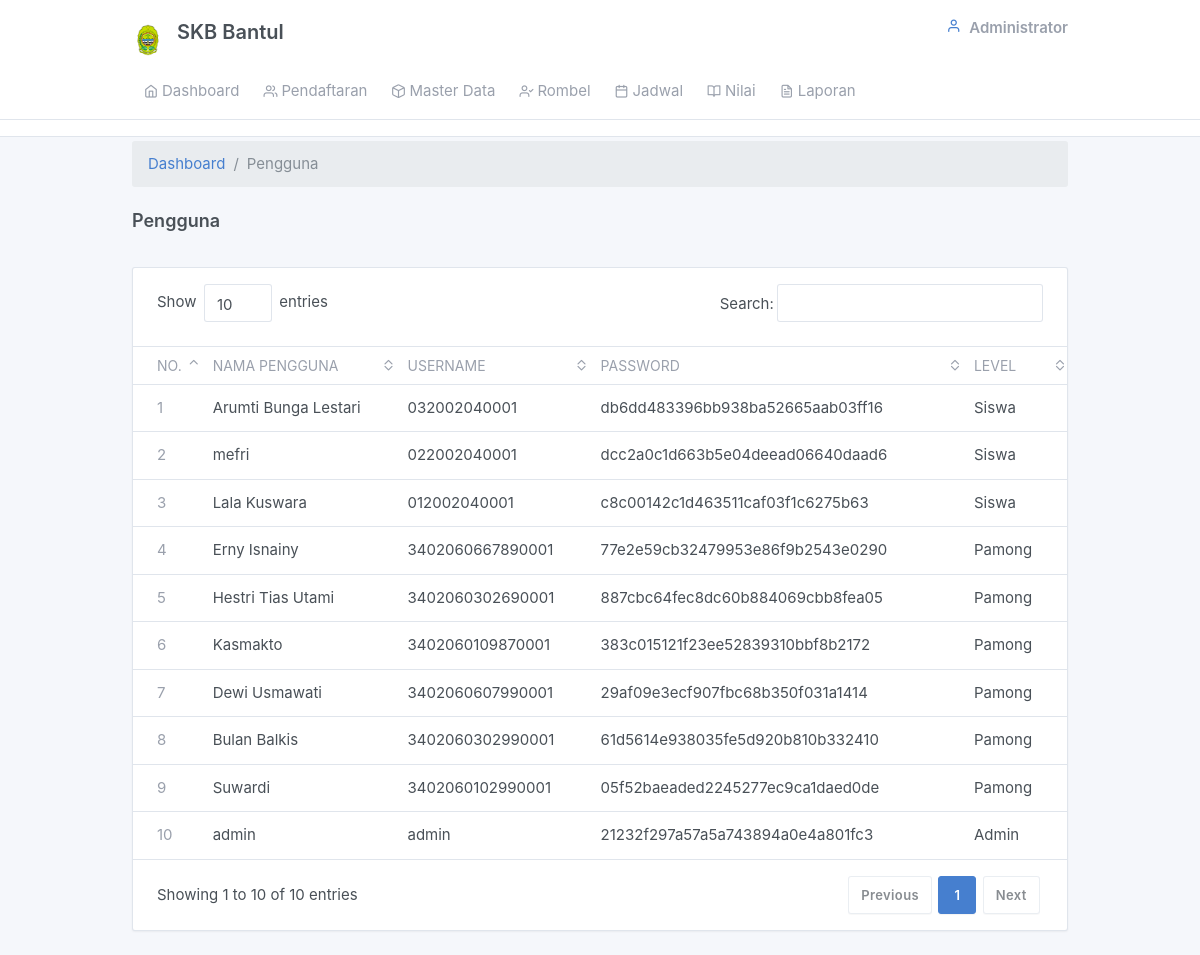
Screenshot of /admin/pengguna.php with the database file from the repository.
### tables this page shows
CREATE TABLE `tb_pengguna` (
  `pengguna_id` int(11) NOT NULL,
  `pengguna_nama` varchar(50) NOT NULL,
  `pengguna_username` varchar(30) NOT NULL,
  `pengguna_password` char(32) NOT NULL,
  `pengguna_level` enum('Admin','Pamong','Siswa') NOT NULL
);

### admin/pengguna.php (the view, shortened to what this page needs)
<?php include_once "views/main.php";?>
<div class="my-3 my-md-1">
  <div class="container">
          <ol class="breadcrumb">
            <li class="breadcrumb-item">
              <a href="../index.php">Dashboard</a>
            </li>
            <li class="breadcrumb-item active">Pengguna</li>
          </ol>
    <div class="page-header">
      <h4 class="">
        Pengguna
      </h4>
    </div>
      <div class="">
        <div class="card">
          <div class="table-responsive">
            <table class="table card-table table-vcenter text-nowrap datatable">
              <thead>
                <tr>
                  <th>No.</th>
                  <th>Nama Pengguna</th>
                  <th>Username</th>
                  <th>Password</th>
                  <th>Level</th>
                </tr>
              </thead>
              <tbody>
              <?php
                $no=1;
                $query=mysqli_query($connect, "SELECT * FROM `tb_pengguna` ORDER BY `pengguna_id`  DESC");
                $cek= mysqli_num_rows($query);
                if($cek>0){
                  while ($data= mysqli_fetch_array($query)) {
              ?>
                <tr>
                  <td><span class="text-muted"><?php echo $no;?></span></td>
                  <td><?php echo $data['pengguna_nama'];?></td>
                  <td><?php echo $data['pengguna_username'];?></td>
                  <td><?php echo $data['pengguna_password'];?></td>
                  <td><?php echo $data['pengguna_level'];?></td>
                </tr>
          <?php $no++;} } ?>
              </tbody>
            </table>
          </div>
        </div>
      </div>
    </div>
  </div>

### rows the page displays
tb_pengguna: pengguna_nama "Arumti Bunga Lestari", pengguna_username "032002040001", pengguna_password "db6dd483396bb938ba52665aab03ff16", pengguna_level "Siswa"
tb_pengguna: pengguna_nama "mefri", pengguna_username "022002040001", pengguna_password "dcc2a0c1d663b5e04deead06640daad6", pengguna_level "Siswa"
tb_pengguna: pengguna_nama "Lala Kuswara", pengguna_username "012002040001", pengguna_password "c8c00142c1d463511caf03f1c6275b63", pengguna_level "Siswa"
tb_pengguna: pengguna_nama "Erny Isnainy", pengguna_username "3402060667890001", pengguna_password "77e2e59cb32479953e86f9b2543e0290", pengguna_level "Pamong"
tb_pengguna: pengguna_nama "Hestri Tias Utami", pengguna_username "3402060302690001", pengguna_password "887cbc64fec8dc60b884069cbb8fea05", pengguna_level "Pamong"
tb_pengguna: pengguna_nama "Kasmakto", pengguna_username "3402060109870001", pengguna_password "383c015121f23ee52839310bbf8b2172", pengguna_level "Pamong"
tb_pengguna: pengguna_nama "Dewi Usmawati", pengguna_username "3402060607990001", pengguna_password "29af09e3ecf907fbc68b350f031a1414", pengguna_level "Pamong"
tb_pengguna: pengguna_nama "Bulan Balkis", pengguna_username "3402060302990001", pengguna_password "61d5614e938035fe5d920b810b332410", pengguna_level "Pamong"
tb_pengguna: pengguna_nama "Suwardi", pengguna_username "3402060102990001", pengguna_password "05f52baeaded2245277ec9ca1daed0de", pengguna_level "Pamong"
tb_pengguna: pengguna_nama "admin", pengguna_username "admin", pengguna_password "21232f297a57a5a743894a0e4a801fc3", pengguna_level "Admin"
